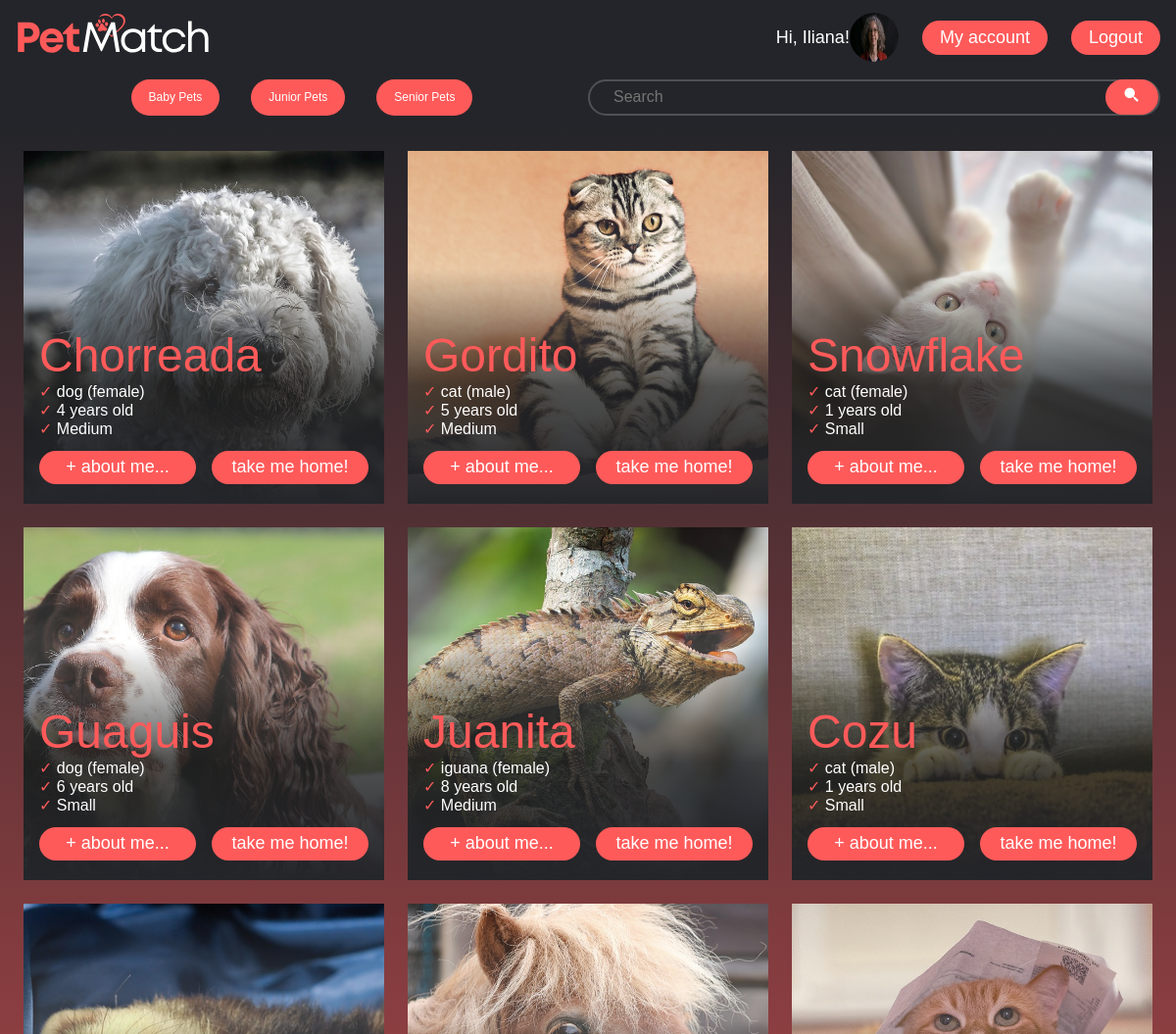
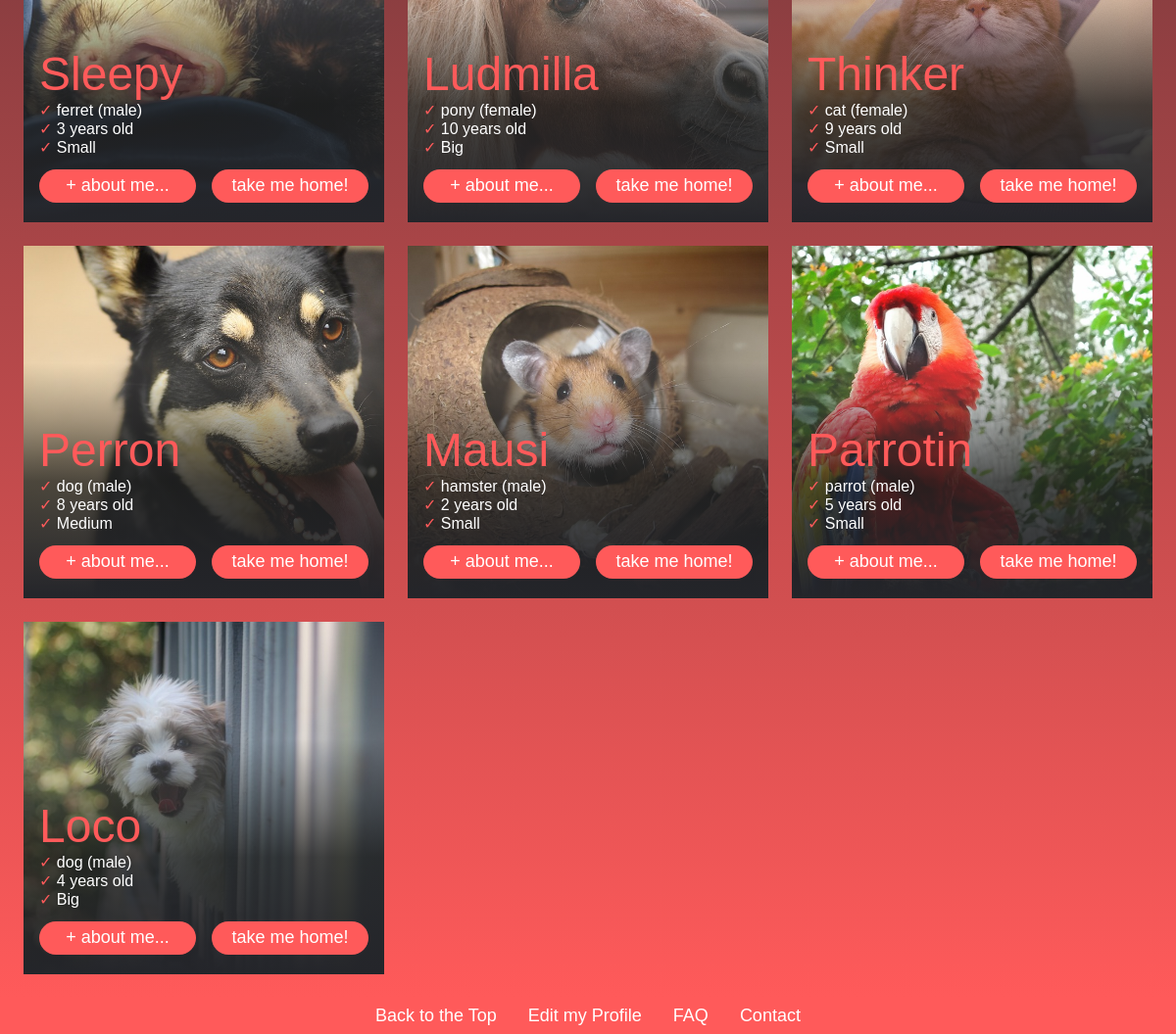
The page /home.php (signed in) on the database its author committed (2 pictures, top to bottom).
### tables this page shows
CREATE TABLE `users` (
  `id` int(11) NOT NULL,
  `first_name` varchar(255) NOT NULL,
  `last_name` varchar(255) NOT NULL,
  `email` varchar(255) NOT NULL,
  `password` varchar(256) NOT NULL,
  `date_of_birth` date NOT NULL,
  `address` varchar(255) NOT NULL,
  `phone_number` varchar(255) NOT NULL,
  `picture` varchar(255) DEFAULT NULL,
  `status` varchar(4) NOT NULL DEFAULT 'user'
);

CREATE TABLE `pets` (
  `id` int(11) NOT NULL,
  `pet_name` varchar(255) NOT NULL,
  `breed` varchar(100) NOT NULL,
  `pet_age` int(3) NOT NULL,
  `pet_size` varchar(255) NOT NULL,
  `pet_gender` varchar(10) NOT NULL,
  `vaccines` tinyint(1) NOT NULL,
  `pet_location` varchar(255) NOT NULL,
  `status` tinyint(1) NOT NULL,
  `pet_description` varchar(400) NOT NULL,
  `picture` varchar(255) DEFAULT NULL
);

### home.php (the view, shortened to what this page needs)
<?php
require_once "db_connect.php";
$id = $_SESSION["user"];
$layout = "";
$sqlPets = "SELECT * FROM `pets`";
$pResults = mysqli_query($conn, $sqlPets);
if (mysqli_num_rows($pResults) == 0) {
    $layout = "No pets found";
} else {
    $rows = mysqli_fetch_all($pResults, MYSQLI_ASSOC);
    foreach ($rows as $pet) {
        $layout .= "
        <div class='card' style='background-image: url(\"images/{$pet["picture"]}\");'>
        <div class='cardTitle'>
            <h1>{$pet["pet_name"]}</h1>
        </div>
        <div class='cardContent'>
            <p>&#10003; <span>{$pet["breed"]} (<span>{$pet["pet_gender"]}</span>)</span></p>
            <p>&#10003; <span><span>{$pet["pet_age"]} </span>years old</span></p>
            <p>&#10003; <span>{$pet["pet_size"]}</span></p>
        </div>
        <div class='cardBotones'>
            <button><a href='pet_details.php?id={$pet["id"]}'>+ about me...</a></button>
            <button><a href='adoption.php?id={$pet["id"]}'>take me home!</a></button>
        </div>
        </div>";
    }
}
?>
<!DOCTYPE html>
<html lang="en">
<head>
    <link rel="stylesheet" href="style.css">
    <link href='https://unpkg.com/boxicons@2.1.4/css/boxicons.min.css' rel='stylesheet'>
</head>
<body>
    <?php require_once "./components/navbar.php" ?>
    <div class="searchWrapper">
        <div class="buttons">
            <a href="home.php?age=baby"><button type="button">Baby Pets</button></a>
            <a href="home.php?age=junior"><button type="button">Junior Pets</button></a>
            <a href="home.php?age=senior"><button type="button">Senior Pets</button></a>
        </div>
        <form action="" method="post">
            <div class="search-input">
                <input type="text" placeholder="Search">
                <button type="button"><i class='bx bxs-search-alt-2'></i></button>
            </div>
        </form>
    </div>
    <div class="grid">
        <?= $layout ?>
    </div>
    <footer>
        <div class="footerNav">
            <a href="#">Back to the Top</a>
            <a href="#">Edit my Profile</a>
            <a href="#">FAQ</a>
            <a href="#">Contact</a>
        </div>
    </footer>
</body>
</html>

### components/navbar.php (shortened to what this page needs)
<?php
require_once "db_connect.php";
if ($id) {
    $sql = "SELECT * FROM `users` WHERE `id` = {$id}";
    $result = mysqli_query($conn, $sql);
    $person = mysqli_fetch_assoc($result);
}
?>
<header>
    <img class="logo" src="images/logo.svg" alt="logo">
    <a>Hi, <?= $person["first_name"]; ?>!</a>
    <img class="img-thumbnail" style="border-radius: 50%; width: 50px; height: 50px; align: center;" src="images/<?= $person["picture"] ?>">
    <nav class="navLinks">
        <a id="profilePic" href="edit_profile.php"><button>My account</button></a>
    </nav>
    <a class="" href="./logout.php?logout"><button>Logout</button></a>
</header>

### style.css (style rules this page uses)
* { box-sizing: border-box; margin: 0; padding: 0; font-family: Arial, sans-serif; font-weight: 500; }
li, a, button { font-size: 18px; color: rgb(255, 255, 255); text-decoration: none; list-style: none; }
.logo { height: 60px; margin-right: auto; cursor: pointer; }
.navLinks { display: inline-block; padding: 0px 1.5rem; }
button { padding: 4px 15px; background-color: #ff5a5a; border: 3px solid #24252a00; border-radius: 50px; cursor: pointer; transition: all 0.3s ease 0s; margin-top: 0.3rem; margin-bottom: 0.3rem; }
footer { background-color: rgba(255, 90, 90, 1); padding: 0.5rem; bottom: 0; width: 100%; }
.grid { display: grid; width: 100%; background: linear-gradient(#24252A, #ff5a5a); grid-template-columns: repeat(3, 1fr); gap: 1.5rem; padding: 1.5rem; }
.card { height: 45vh; min-width: 0; border-image: 1 fill linear-gradient( rgba(255, 255, 255, 0.001), rgba(255, 255, 255, 0.2),rgba(36, 37, 37, 0.8), rgba(36, 37, 42, 1)); background-size: cover; background-position: center; text-align: left; display: flex; flex-direction: column; justify-content: end; overflow: hidden; padding: 1rem; transition: transform 0.3s ease, box-shadow 0.3s ease; }
.cardTitle { color: #ff5a5a; font-size: 1.5rem; text-align: left; }
@media (min-width: 1025px) { .grid { grid-template-columns: repeat(3, 1fr); } }
.searchWrapper { display: flex; flex-direction: row; align-items: center; padding: .5rem 1rem .5rem 1rem; background-color: #24252A; }
.searchWrapper form { width: 100%; }
.search-input { display: flex; align-items: center; justify-content: spacecenter-between; background: transparent; border: 2px solid rgba(255, 255, 255, 0.2); border-radius: 40px; padding: 0rem 0rem 0rem 1.5rem; width: 100%; height: 2.3rem; }
.search-input input[type="text"] { background: transparent; border: none; outline: none; color: white; font-size: 16px; flex: 1; }

### rows shown on the page
users: first_name "Iliana", picture (picture)
pets: picture (picture), pet_name "Chorreada", breed "dog", pet_gender "female", pet_age "4", pet_size "Medium"
pets: picture (picture), pet_name "Gordito", breed "cat", pet_gender "male", pet_age "5", pet_size "Medium"
pets: picture (picture), pet_name "Snowflake", breed "cat", pet_gender "female", pet_age "1", pet_size "Small"
pets: picture (picture), pet_name "Guaguis", breed "dog", pet_gender "female", pet_age "6", pet_size "Small"
pets: picture (picture), pet_name "Juanita", breed "iguana", pet_gender "female", pet_age "8", pet_size "Medium"
pets: picture (picture), pet_name "Cozu", breed "cat", pet_gender "male", pet_age "1", pet_size "Small"
pets: picture (picture), pet_name "Sleepy", breed "ferret", pet_gender "male", pet_age "3", pet_size "Small"
pets: picture (picture), pet_name "Ludmilla", breed "pony", pet_gender "female", pet_age "10", pet_size "Big"
pets: picture (picture), pet_name "Thinker", breed "cat", pet_gender "female", pet_age "9", pet_size "Small"
pets: picture (picture), pet_name "Perron", breed "dog", pet_gender "male", pet_age "8", pet_size "Medium"
pets: picture (picture), pet_name "Mausi", breed "hamster", pet_gender "male", pet_age "2", pet_size "Small"
pets: picture (picture), pet_name "Parrotin", breed "parrot", pet_gender "male", pet_age "5", pet_size "Small"
pets: picture (picture), pet_name "Loco", breed "dog", pet_gender "male", pet_age "4", pet_size "Big"
